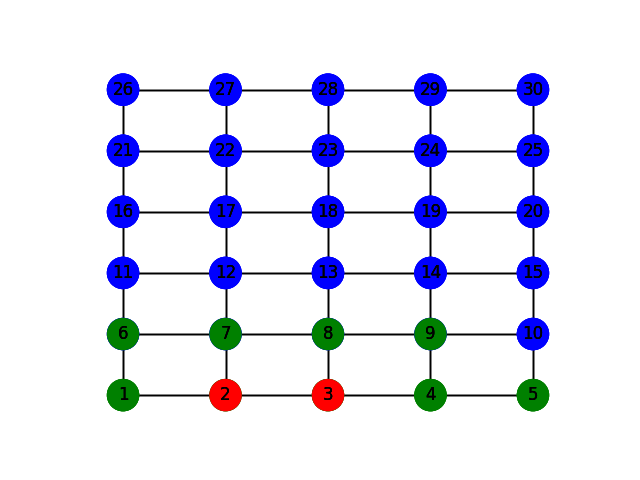

This figure's Python source:
import math
from queue import PriorityQueue

import networkx as nx
from matplotlib import pyplot as plt


def a_star_implementation(graph, pos, start, target, obstacles):
    # Heuristics
    for node in graph.nodes():
        h = round(math.dist(pos[node], pos[target]), 2)
        graph.nodes[node]["h"] = h
    hold_q = PriorityQueue()  # Priority queue which acts as the open list for A star.
    closed = []  # Closed list to add nodes which are explored.
    hold_q.put((0, start))
    graph.nodes[start]["distance"] = 0
    path = {start: None}  # Path dictionary will have the key and value as node and its parent respectively.
    while hold_q.qsize() != 0:
        node_to_explore = hold_q.get()
        node_to_explore = node_to_explore[1]
        closed.append(node_to_explore)

        if node_to_explore == target:
            break
        neighbors = [n for n in graph.neighbors(node_to_explore)]  # Connected nodes
        for node in neighbors:
            if node not in obstacles and node not in closed:
                g = graph.nodes[node_to_explore]["distance"] + graph.edges[(node_to_explore, node)]["weight"]
                if graph.nodes[node].get("distance", 0) == 0 or g < graph.nodes[node].get("distance", 0):
                    graph.nodes[node]["distance"] = g
                    f = round(g + graph.nodes[node]["h"], 2)
                    hold_q.put((f, node))
                    path[node] = node_to_explore if node != start else None

            else:
                closed.append(node)

    inbuilt_methods(graph, start, target, pos)  # For verification purposes

    astar_path = []
    if path.get(target) is None:
        print("No path found using A star!")
    else:
        while path[target] is not None:
            astar_path.append(target)
            target = path[target]
        astar_path.append(start)
        astar_path.reverse()
        print(f"Path found using my A star implementation: {astar_path}")
        node_colors = []
        for n in graph.nodes():
            if n in astar_path:
                node_colors.append("green")
            elif n in obstacles:
                node_colors.append("red")
            else:
                node_colors.append("blue")
        nx.draw(graph, pos=pos, with_labels=True, node_size=500, node_color=node_colors)

        plt.savefig("astar.png")
        plt.show()
        print("-----------------------------------------------------------------------------------"
              "-------------------------")

        print("View images saved in the same folder for the in-built dijkstra(dijkstra.png), "
              "in-built a-star(inbuilt_astar.png) and implemented a-star(astar.png)")

        print("---------------------------------------------------------------------------------------"
              "---------------------")


def inbuilt_methods(graph, start, target, pos):
    print("Note: Obstacles haven't been used for the built-in functions")
    dijkstra_path = nx.dijkstra_path(graph, start, target, weight="weight")
    print(f"Path generated using built-in dijkstra: {dijkstra_path}")
    plt.gca().invert_yaxis()
    node_colors = ["green" if n in dijkstra_path else "blue" for n in graph.nodes()]
    nx.draw(graph, pos=pos, with_labels=True, node_size=500, node_color=node_colors)
    plt.savefig("dijkstra.png")

    def heuristic(node1, node2):
        return graph.nodes[node1]['h']

    a_star = nx.astar_path(graph, start, target, heuristic=heuristic, weight="weight")
    print(f"Path generated using built-in A star {a_star}")
    node_colors = ["green" if n in a_star else "blue" for n in graph.nodes()]
    nx.draw(graph, pos=pos, with_labels=True, node_size=500, node_color=node_colors)
    plt.savefig("inbuilt_astar.png")
    print(
        "------------------------------------------------------------------------------------------------------------")
